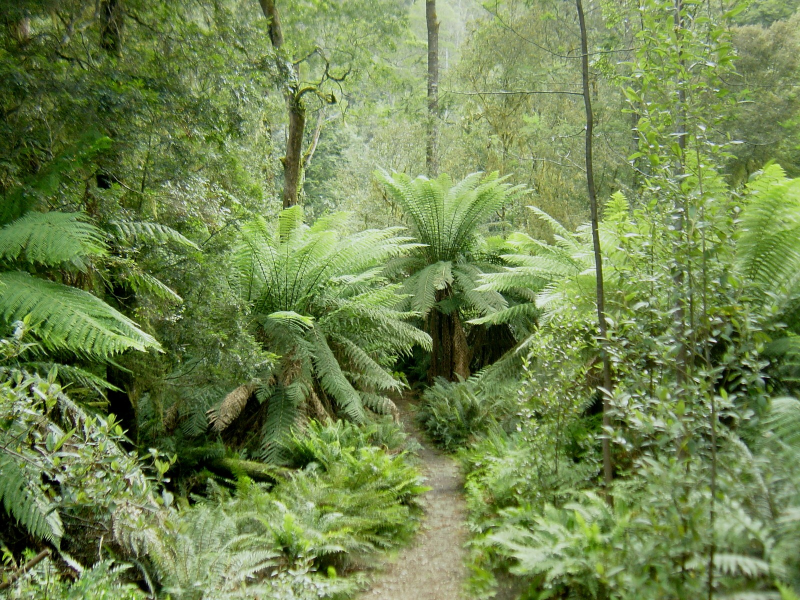
#> input picture Neta_Nakdimon_322216128_Ex1&2/forest.jpg, 1600 x 1200 px (shown at 1/2 size)
$ python ex1_3_opencv.py
#> lines starting #> are read from the running program, lines starting #| are printed output that depends on the picture; after the words box and inside, x2 and y2 are one past the last pixel; in counts of white or black regions, pixels touching at a corner belong together
# %% [markdown]
# # EX 1.3- Opencv: forest pyramid
# %%
# to run in google colab
import sys

if "google.colab" in sys.modules:

    def download_from_web(url):
        import requests

        response = requests.get(url)
        if response.status_code == 200:
            with open(url.split("/")[-1], "wb") as file:
                file.write(response.content)
        else:
            raise Exception(
                f"Failed to download the image. Status code: {response.status_code}"
            )

    download_from_web(
        "https://github.com/YoniChechik/AI_is_Math/raw/master/c_01_intro_to_CV_and_Python/ex1/forest.jpg"
    )
    download_from_web(
        "https://github.com/YoniChechik/AI_is_Math/raw/master/c_01_intro_to_CV_and_Python/ex1/pyramids.png"
    )


# %%
import cv2
import matplotlib.pyplot as plt
import numpy as np  # noqa: F401

# %%
forest_img = cv2.imread("forest.jpg")
#> forest_img is the input picture: shape (1200, 1600, 3); mean B, G, R 79, 134.3, 113.4
pyramid_img = cv2.imread("pyramids.png")
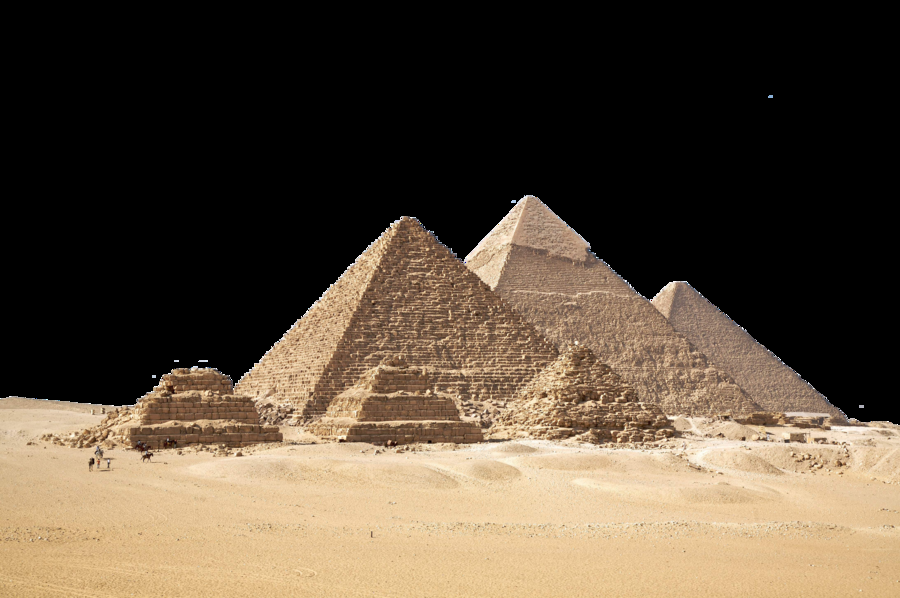
#> input picture Neta_Nakdimon_322216128_Ex1&2/pyramids.png, 900 x 598 px
#> pyramid_img is the input picture: shape (598, 900, 3); mean B, G, R 61, 77.7, 91.7
pyramid_img = cv2.cvtColor(pyramid_img, cv2.COLOR_BGR2GRAY)
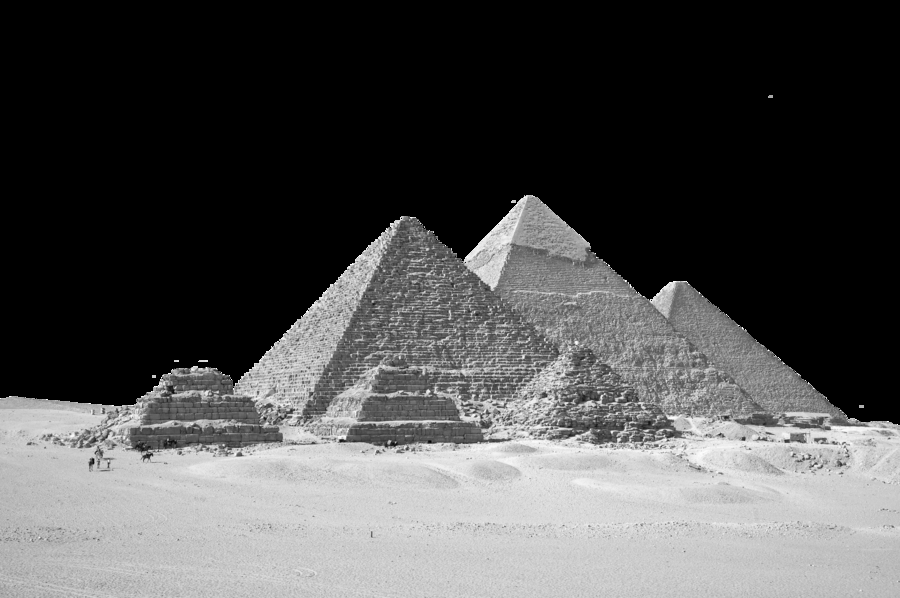
#> pyramid_img: shape (598, 900); min 0, max 255, mean 80
forest_img = cv2.cvtColor(forest_img, cv2.COLOR_BGR2GRAY)
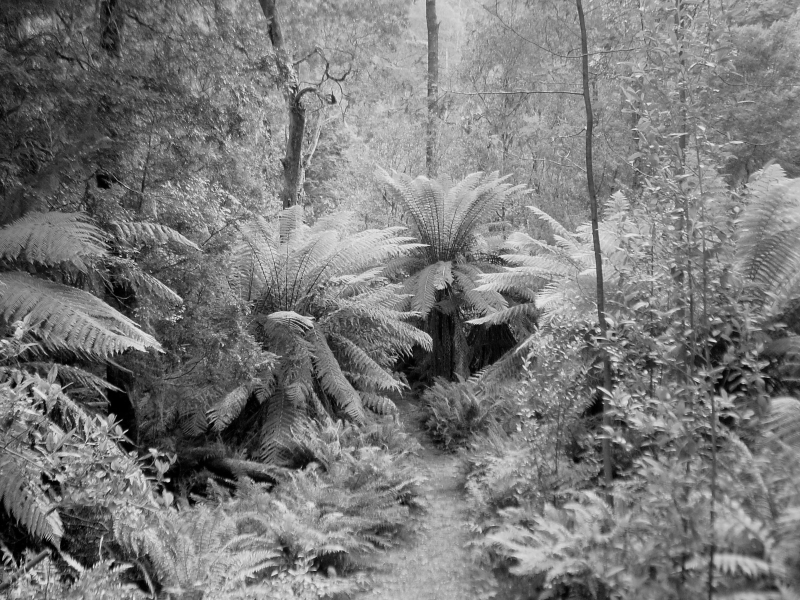
#> forest_img: shape (1200, 1600) (shown at 1/2 size); min 0, max 237, mean 121.7

# %%
# TODO: your goal is to build the pyramids in the forest!
#  Hints to think about:
#  - are the images the same size?
#  - How to mask/overlay the pixels from pyramids image to forest image (use numpy masks that we've seen in the numpy notebook!!!)
#  - A result example is added to this zip file
#
#  TODO: this section can be done in 3-5 lines of nice looking code, try not to write more then 10 lines here.
res_im = []
# Create a binary mask from the pyramid image where non-zero pixels indicate the pyramid
_, mask = cv2.threshold(pyramid_img, 1, 255, cv2.THRESH_BINARY)
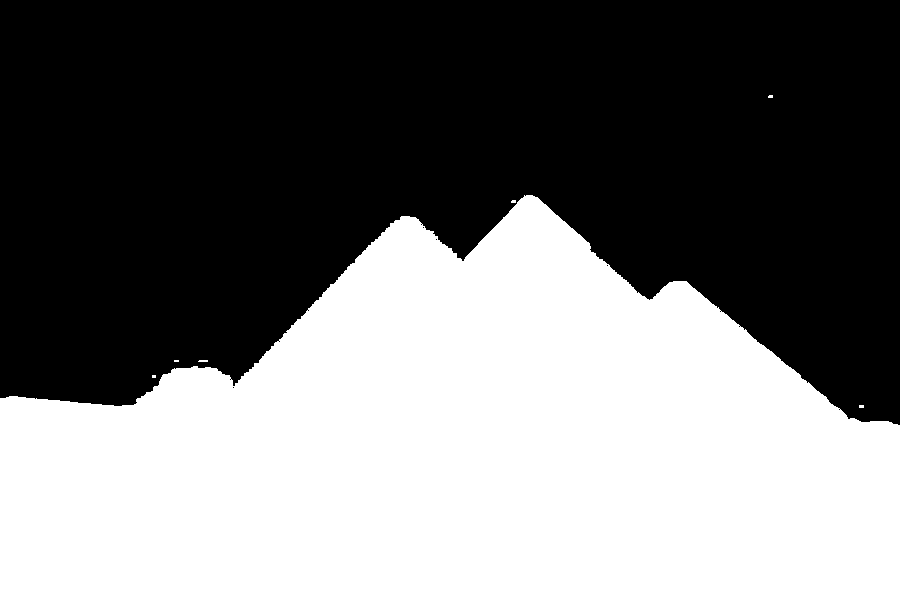
#> mask: shape (598, 900); 46.3% white; 7 white regions (6 under 20 px), largest, box (x1, y1, x2, y2) and area: (0, 195, 900, 598) 248949
# Resize the pyramid image and its mask to match the forest image dimensions
pyramid_img = cv2.resize(pyramid_img, (forest_img.shape[1], forest_img.shape[0]))
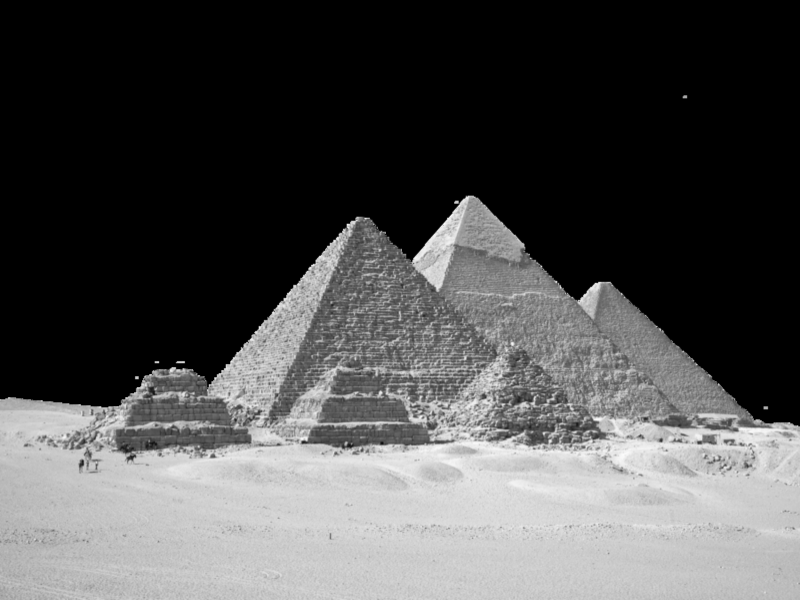
#> pyramid_img: shape (1200, 1600) (shown at 1/2 size); min 0, max 255, mean 79.9
mask = cv2.resize(mask, (forest_img.shape[1], forest_img.shape[0]))
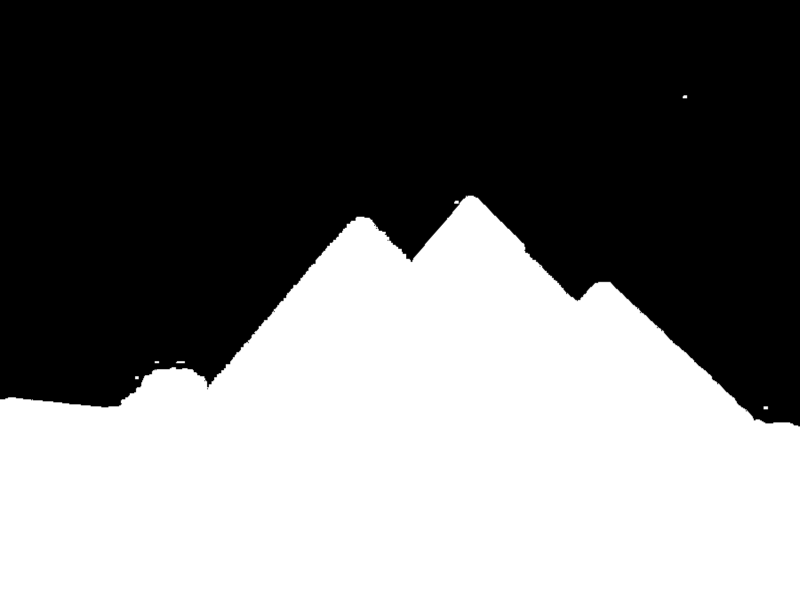
#> mask: shape (1200, 1600) (shown at 1/2 size); min 0, max 255, mean 118
# Use the mask to overlay the pyramid image on the forest image
res_im = np.where(mask > 0, pyramid_img, forest_img)
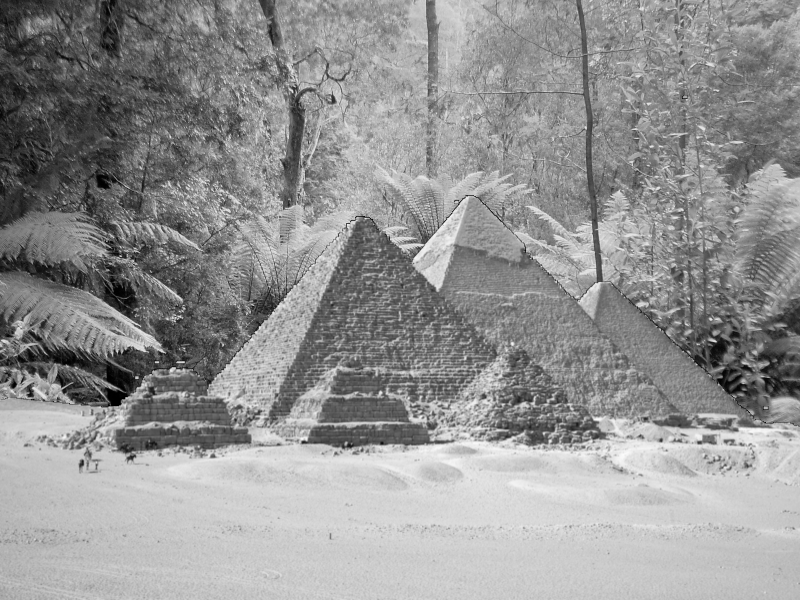
#> res_im: shape (1200, 1600) (shown at 1/2 size); min 0, max 255, mean 147.4

# %%
plt.figure()
plt.imshow(res_im, cmap="gray", vmin=0, vmax=255)
plt.show()
# %%
